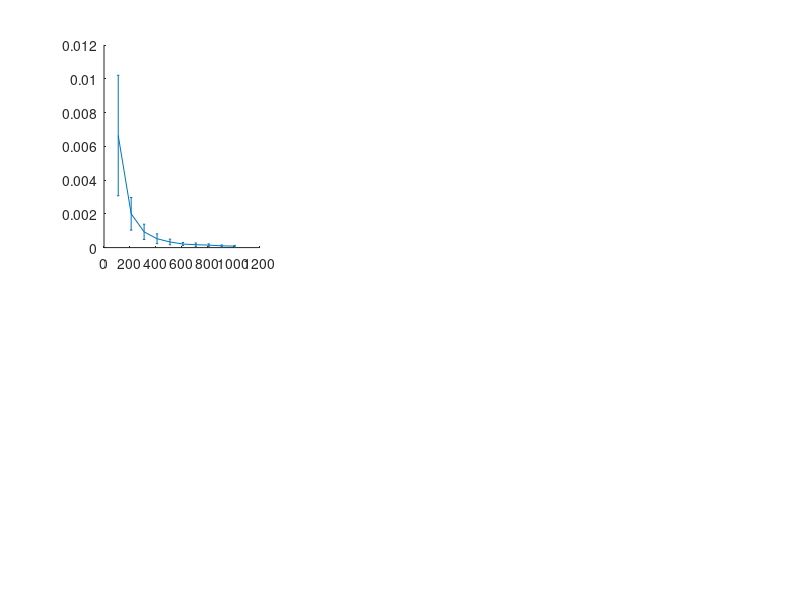

Write MATLAB code to recreate this figure. (Note: this script raises an error after producing the figure.)
mvecs = 110:100:1010;

load("results_comparison1.mat")
colors = [ 0.36 0.14 0.32; 
           1.0 0.5 0.0; 
           0.0 0.8 0.0;
           1.0 0.0 1.0;
           0.0 0.3 1.0];

figure(1)

subplot(2,3,1)
hold on
errorbar(mvecs, err_detective./trG, SD_detective./trG, '-', 'Color', 'm', 'LineWidth', 4);
errorbar(mvecs+10, err_HS./trG, SD_HS./trG, '-', 'Color', colors(3,:), 'LineWidth', 4);
errorbar(mvecs-10, err_1S./trG, SD_1S./trG, '-', 'Color', colors(5,:), 'LineWidth', 4);
errorbar(mvecs, err_LowRank./trG, SD_LowRank./trG, '-', 'Color', colors(2,:), 'LineWidth', 4);
errorbar(mvecs(err_PlainGH < 10^8), err_PlainGH(err_PlainGH < 10^8)./trG, SD_PlainGH(err_PlainGH < 10^8)./trG, '-', 'Color', colors(1,:), 'LineWidth', 4);
hold off

set(gca, 'YScale', 'log'); 
xlabel('matvecs','fontsize',15)
ylabel('Relative errors','fontsize',15)
title('Example Alg','fontsize',15)
ax = gca;             % 'gca' prende l'asse corrente
ax.FontSize = 15; 


load("results_comparison2.mat")

figure(1)

subplot(2,3,2)
hold on
errorbar(mvecs, err_detective./trG, SD_detective./trG, '-', 'Color', 'm', 'LineWidth', 4);
errorbar(mvecs+10, err_HS./trG, SD_HS./trG, '-', 'Color', colors(3,:), 'LineWidth', 4);
errorbar(mvecs-10, err_1S./trG, SD_1S./trG, '-', 'Color', colors(5,:), 'LineWidth', 4);
errorbar(mvecs, err_LowRank./trG, SD_LowRank./trG, '-', 'Color', colors(2,:), 'LineWidth', 4);
errorbar(mvecs(err_PlainGH < 10^8), err_PlainGH(err_PlainGH < 10^8)./trG, SD_PlainGH(err_PlainGH < 10^8)./trG, '-', 'Color', colors(1,:), 'LineWidth', 4);
hold off

set(gca, 'YScale', 'log'); 
xlabel('matvecs','fontsize',15)
ylabel('Relative errors','fontsize',15)
title('Example Geom','fontsize',15)
ax = gca;             % 'gca' prende l'asse corrente
ax.FontSize = 15; 



load("results_comparison3.mat")

figure(1)

subplot(2,3,3)
hold on
errorbar(mvecs, err_detective./trG, SD_detective./trG, '-', 'Color', 'm', 'LineWidth', 4);
errorbar(mvecs+10, err_HS./trG, SD_HS./trG, '-', 'Color', colors(3,:), 'LineWidth', 4);
errorbar(mvecs-10, err_1S./trG, SD_1S./trG, '-', 'Color', colors(5,:), 'LineWidth', 4);
errorbar(mvecs, err_LowRank./trG, SD_LowRank./trG, '-', 'Color', colors(2,:), 'LineWidth', 4);
errorbar(mvecs(err_PlainGH < 10^8), err_PlainGH(err_PlainGH < 10^8)./trG, SD_PlainGH(err_PlainGH < 10^8)./trG, '-', 'Color', colors(1,:), 'LineWidth', 4);
hold off

set(gca, 'YScale', 'log'); 
xlabel('matvecs','fontsize',15)
ylabel('Relative errors','fontsize',15)
title('Example Gaps','fontsize',15)
ax = gca;             % 'gca' prende l'asse corrente
ax.FontSize = 15; 
 



load("results_comparison4.mat")

figure(1)

subplot(2,3,4)
hold on
errorbar(mvecs, err_detective./trG, SD_detective./trG, '-', 'Color', 'm', 'LineWidth', 4);
errorbar(mvecs+10, err_HS./trG, SD_HS./trG, '-', 'Color', colors(3,:), 'LineWidth', 4);
errorbar(mvecs-10, err_1S./trG, SD_1S./trG, '-', 'Color', colors(5,:), 'LineWidth', 4);
errorbar(mvecs, err_LowRank./trG, SD_LowRank./trG, '-', 'Color', colors(2,:), 'LineWidth', 4);
errorbar(mvecs(err_PlainGH < 10^8), err_PlainGH(err_PlainGH < 10^8)./trG, SD_PlainGH(err_PlainGH < 10^8)./trG, '-', 'Color', colors(1,:), 'LineWidth', 4);
hold off

set(gca, 'YScale', 'log'); 
xlabel('matvecs','fontsize',15)
ylabel('Relative errors','fontsize',15)
title('Example RBF','fontsize',15)
ax = gca;             % 'gca' prende l'asse corrente
ax.FontSize = 15; 



load("results_comparison5.mat")

figure(1)

subplot(2,3,5)
hold on
errorbar(mvecs, err_detective./trG, SD_detective./trG, '-', 'Color', 'm', 'LineWidth', 4);
errorbar(mvecs+10, err_HS./trG, SD_HS./trG, '-', 'Color', colors(3,:), 'LineWidth', 4);
errorbar(mvecs-10, err_1S./trG, SD_1S./trG, '-', 'Color', colors(5,:), 'LineWidth', 4);
errorbar(mvecs, err_LowRank./trG, SD_LowRank./trG, '-', 'Color', colors(2,:), 'LineWidth', 4);
errorbar(mvecs(err_PlainGH < 10^8), err_PlainGH(err_PlainGH < 10^8)./trG, SD_PlainGH(err_PlainGH < 10^8)./trG, '-', 'Color', colors(1,:), 'LineWidth', 4);
hold off

set(gca, 'YScale', 'log'); 
xlabel('matvecs','fontsize',15)
ylabel('Relative errors','fontsize',15)
title('Example Matérn(1/2)','fontsize',15)
ax = gca;             % 'gca' prende l'asse corrente
ax.FontSize = 15; 



load("results_comparison6.mat")

figure(1)

subplot(2,3,6)
hold on
h1 = errorbar(mvecs, err_detective./trG, SD_detective./trG, '-', 'Color', 'm', 'LineWidth', 4);
h2 = errorbar(mvecs+10, err_HS./trG, SD_HS./trG, '-', 'Color', colors(3,:), 'LineWidth', 4);
h3 = errorbar(mvecs-10, err_1S./trG, SD_1S./trG, '-', 'Color', colors(5,:), 'LineWidth', 4);
h4 = errorbar(mvecs, err_LowRank./trG, SD_LowRank./trG, '-', 'Color', colors(2,:), 'LineWidth', 4);
h5 = errorbar(mvecs(err_PlainGH < 10^8), err_PlainGH(err_PlainGH < 10^8)./trG, SD_PlainGH(err_PlainGH < 10^8)./trG, '-', 'Color', colors(1,:), 'LineWidth', 4);
hold off

set(gca, 'YScale', 'log'); 
xlabel('matvecs','fontsize',15)
ylabel('Relative errors','fontsize',15)
title('Example Matérn(3/2)','fontsize',15)
ax = gca;             % 'gca' prende l'asse corrente
ax.FontSize = 15; 


ax_leg = axes('Position',[0.1 0.01 0.8 0.05],'Visible','off'); 
lgd = legend(ax_leg, [h1 h2 h3 h4 h5], {'log-det-ective','half samples','one-sample','low-rank','SLQ'}, ...
    'Orientation','horizontal','FontSize',30,'NumColumns',5);
lgd.Box = 'off';